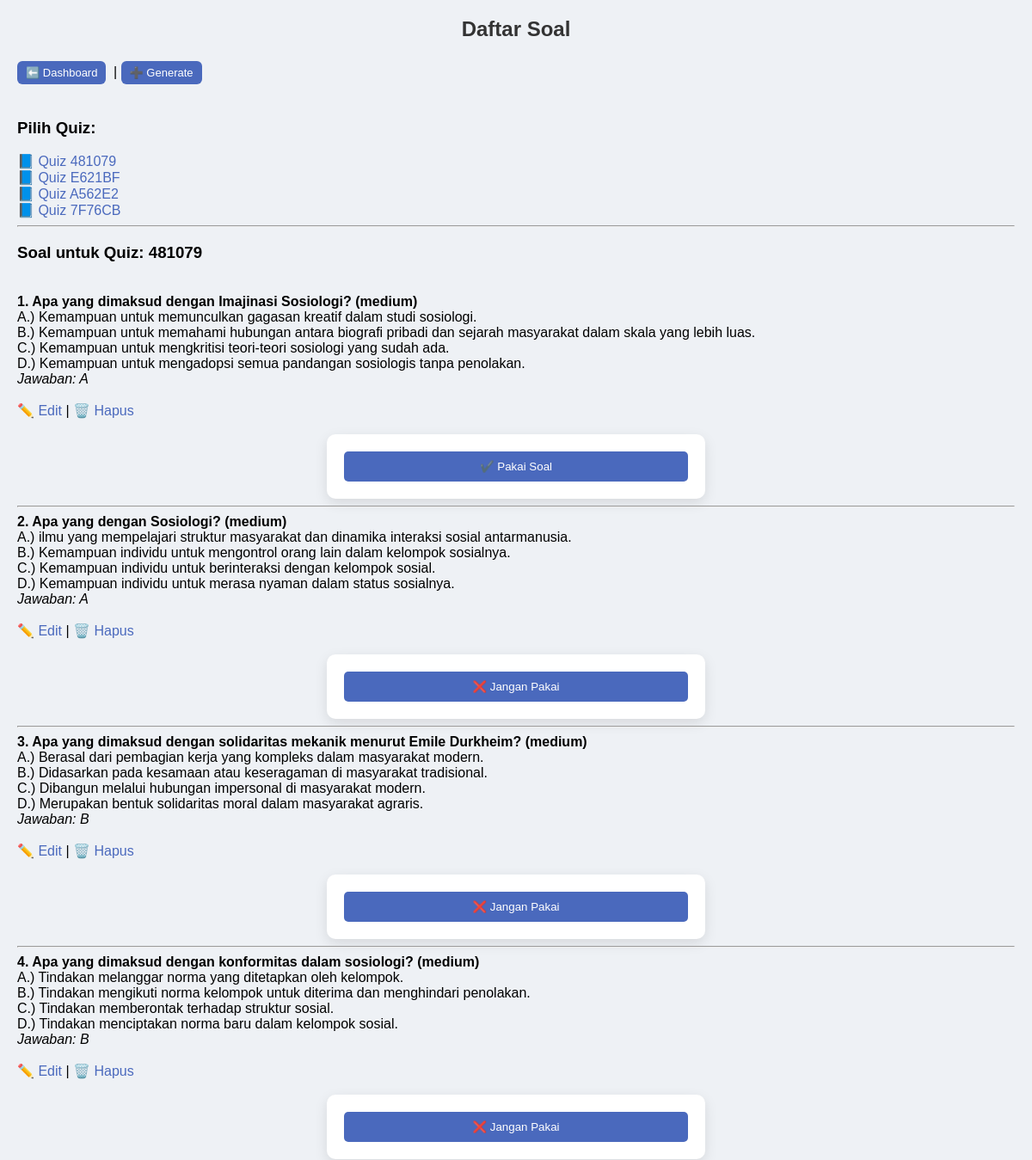
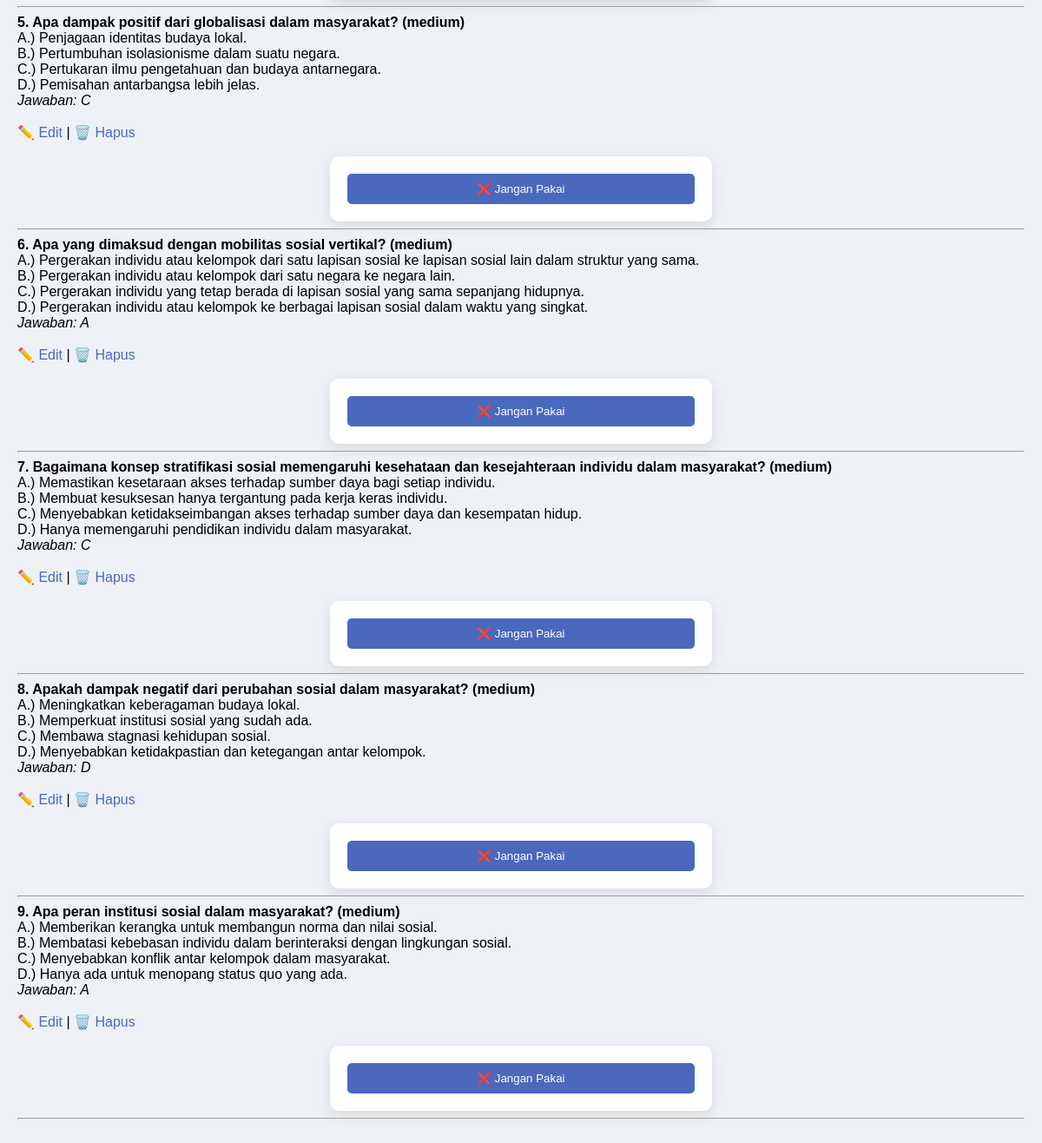
The page /lihat_soal.php?kode=481079 (signed in) on the database its author committed (2 pictures, top to bottom).
### tables this page shows
CREATE TABLE `soal` (
  `id` int(11) NOT NULL,
  `pertanyaan` text NOT NULL,
  `opsi` text NOT NULL,
  `jawaban` varchar(10) NOT NULL,
  `level` varchar(20) NOT NULL,
  `user_id` int(11) DEFAULT NULL,
  `aktif` tinyint(1) DEFAULT 0,
  `kode_quiz` varchar(20) DEFAULT NULL,
  `created_at` timestamp NOT NULL DEFAULT current_timestamp()
);

### lihat_soal.php (the view, shortened to what this page needs)
<?php
include "koneksi.php";
echo '<link rel="stylesheet" href="style.css">';
$user_id = $_SESSION['user_id'];
$kode = $_GET['kode'] ?? '';
?>
<h2>Daftar Soal</h2>
<a href="dashboard.php" class="btn"> ⬅️ Dashboard</a> |
<a href="generate.php" class="btn"> ➕ Generate</a>
<?php
echo "<h3>Pilih Quiz:</h3>";
$list = mysqli_query($conn, "SELECT DISTINCT kode_quiz FROM soal WHERE user_id='$user_id'");
while ($d = mysqli_fetch_assoc($list)) {
    echo "<a href='lihat_soal.php?kode=".$d['kode_quiz']."'>📘 Quiz ".$d['kode_quiz']."</a><br>";
}
echo "<hr>";
$query = mysqli_query($conn, "SELECT * FROM soal WHERE user_id='$user_id' AND kode_quiz='$kode'");
$no = 1;
?>
<h3>Soal untuk Quiz: <?php echo $kode; ?></h3><br>
<?php while ($data = mysqli_fetch_assoc($query)) { ?>
    <b><?php echo $no++; ?>. <?php echo $data['pertanyaan']; ?> (<?php echo $data['level']; ?>)</b><br>
    <?php $opsi = explode("|", $data['opsi']); ?>
    A.) <?php echo $opsi[0]; ?><br>
    B.) <?php echo $opsi[1]; ?><br>
    C.) <?php echo $opsi[2]; ?><br>
    D.) <?php echo $opsi[3]; ?><br>
    <i>Jawaban: <?php echo $data['jawaban']; ?></i><br><br>
    <a href="edit_soal.php?id=<?php echo $data['id']; ?>">✏️ Edit</a> |
    <a href="hapus_soal.php?id=<?php echo $data['id']; ?>" onclick="return confirm('Yakin hapus soal ini?')">🗑️ Hapus</a>
    <form method="POST" action="">
        <?php if ($data['aktif'] == 0) { ?>
            <button name="aktifkan">✔️ Pakai Soal</button>
        <?php } else { ?>
            <button name="nonaktifkan">❌ Jangan Pakai</button>
        <?php } ?>
    </form>
    <hr>
<?php } ?>

### style.css (style rules this page uses)
h2 { text-align: center; color: #333; }
form { max-width: 400px; margin: auto; background: white; padding: 20px; border-radius: 10px; box-shadow: 0 5px 15px rgba(0,0,0,0.1); }
button { width: 100%; padding: 10px; background: #4a69bd; color: white; border: none; border-radius: 5px; }
a { color: #4a69bd; text-decoration: none; }
.btn { display: block; text-align: center; padding: 10px; background: #4a69bd; color: white; border-radius: 6px; text-decoration: none; }
.btn { display: inline-block; padding: 6px 10px; background: #4a69bd; color: white; border-radius: 6px; text-decoration: none; font-size: 13px; margin: 3px 4px 3px 0; transition: 0.2s; }

### rows shown on the page
soal: pertanyaan "Apa yang dimaksud dengan Imajinasi Sosiologi?", level "medium", opsi "Kemampuan untuk memunculkan gagasan kreatif dalam studi sosiologi.", opsi "Kemampuan untuk memahami hubungan antara biografi pribadi dan sejarah masyarakat dalam skala yang lebih luas.", opsi "Kemampuan untuk mengkritisi teori-teori sosiologi yang sudah ada.", opsi "Kemampuan untuk mengadopsi semua pandangan sosiologis tanpa penolakan.", jawaban "A", aktif "✔️ Pakai Soal"
soal: pertanyaan "Apa yang dengan Sosiologi?", level "medium", opsi "ilmu yang mempelajari struktur masyarakat dan dinamika interaksi sosial antarmanusia.", opsi "Kemampuan individu untuk mengontrol orang lain dalam kelompok sosialnya.", opsi "Kemampuan individu untuk berinteraksi dengan kelompok sosial.", opsi "Kemampuan individu untuk merasa nyaman dalam status sosialnya.", jawaban "A", aktif "❌ Jangan Pakai"
soal: pertanyaan "Apa yang dimaksud dengan solidaritas mekanik menurut Emile Durkheim?", level "medium", opsi "Berasal dari pembagian kerja yang kompleks dalam masyarakat modern.", opsi "Didasarkan pada kesamaan atau keseragaman di masyarakat tradisional.", opsi "Dibangun melalui hubungan impersonal di masyarakat modern.", opsi "Merupakan bentuk solidaritas moral dalam masyarakat agraris.", jawaban "B", aktif "❌ Jangan Pakai"
soal: pertanyaan "Apa yang dimaksud dengan konformitas dalam sosiologi?", level "medium", opsi "Tindakan melanggar norma yang ditetapkan oleh kelompok.", opsi "Tindakan mengikuti norma kelompok untuk diterima dan menghindari penolakan.", opsi "Tindakan memberontak terhadap struktur sosial.", opsi "Tindakan menciptakan norma baru dalam kelompok sosial.", jawaban "B", aktif "❌ Jangan Pakai"
soal: pertanyaan "Apa dampak positif dari globalisasi dalam masyarakat?", level "medium", opsi "Penjagaan identitas budaya lokal.", opsi "Pertumbuhan isolasionisme dalam suatu negara.", opsi "Pertukaran ilmu pengetahuan dan budaya antarnegara.", opsi "Pemisahan antarbangsa lebih jelas.", jawaban "C", aktif "❌ Jangan Pakai"
soal: pertanyaan "Apa yang dimaksud dengan mobilitas sosial vertikal?", level "medium", opsi "Pergerakan individu atau kelompok dari satu lapisan sosial ke lapisan sosial lain dalam struktur yang sama.", opsi "Pergerakan individu atau kelompok dari satu negara ke negara lain.", opsi "Pergerakan individu yang tetap berada di lapisan sosial yang sama sepanjang hidupnya.", opsi "Pergerakan individu atau kelompok ke berbagai lapisan sosial dalam waktu yang singkat.", jawaban "A", aktif "❌ Jangan Pakai"
soal: pertanyaan "Bagaimana konsep stratifikasi sosial memengaruhi kesehataan dan kesejahteraan individu dalam masyarakat?", level "medium", opsi "Memastikan kesetaraan akses terhadap sumber daya bagi setiap individu.", opsi "Membuat kesuksesan hanya tergantung pada kerja keras individu.", opsi "Menyebabkan ketidakseimbangan akses terhadap sumber daya dan kesempatan hidup.", opsi "Hanya memengaruhi pendidikan individu dalam masyarakat.", jawaban "C", aktif "❌ Jangan Pakai"
soal: pertanyaan "Apakah dampak negatif dari perubahan sosial dalam masyarakat?", level "medium", opsi "Meningkatkan keberagaman budaya lokal.", opsi "Memperkuat institusi sosial yang sudah ada.", opsi "Membawa stagnasi kehidupan sosial.", opsi "Menyebabkan ketidakpastian dan ketegangan antar kelompok.", jawaban "D", aktif "❌ Jangan Pakai"
soal: pertanyaan "Apa peran institusi sosial dalam masyarakat?", level "medium", opsi "Memberikan kerangka untuk membangun norma dan nilai sosial.", opsi "Membatasi kebebasan individu dalam berinteraksi dengan lingkungan sosial.", opsi "Menyebabkan konflik antar kelompok dalam masyarakat.", opsi "Hanya ada untuk menopang status quo yang ada.", jawaban "A", aktif "❌ Jangan Pakai"

### other values the page prints
$d['kode_quiz'] "481079"
$d['kode_quiz'] "E621BF"
$d['kode_quiz'] "A562E2"
$d['kode_quiz'] "7F76CB"
$kode "481079"
